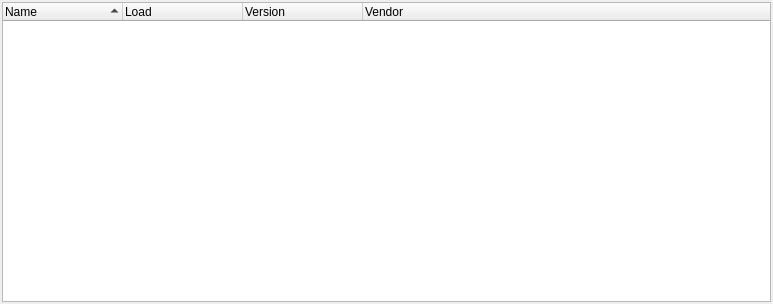
<?xml version="1.0" encoding="UTF-8"?>
<ui version="4.0">
 <class>PluginView</class>
 <widget class="QWidget" name="PluginView">
  <property name="geometry">
   <rect>
    <x>0</x>
    <y>0</y>
    <width>773</width>
    <height>304</height>
   </rect>
  </property>
  <layout class="QGridLayout" name="gridLayout">
   <property name="margin">
    <number>2</number>
   </property>
   <item row="1" column="0">
    <widget class="QTreeWidget" name="categoryWidget">
     <property name="alternatingRowColors">
      <bool>true</bool>
     </property>
     <property name="indentation">
      <number>20</number>
     </property>
     <property name="rootIsDecorated">
      <bool>true</bool>
     </property>
     <property name="uniformRowHeights">
      <bool>false</bool>
     </property>
     <property name="itemsExpandable">
      <bool>true</bool>
     </property>
     <property name="sortingEnabled">
      <bool>true</bool>
     </property>
     <property name="columnCount">
      <number>4</number>
     </property>
     <attribute name="headerDefaultSectionSize">
      <number>120</number>
     </attribute>
     <attribute name="headerHighlightSections">
      <bool>false</bool>
     </attribute>
     <attribute name="headerMinimumSectionSize">
      <number>35</number>
     </attribute>
     <attribute name="headerDefaultSectionSize">
      <number>120</number>
     </attribute>
     <attribute name="headerMinimumSectionSize">
      <number>35</number>
     </attribute>
     <attribute name="headerHighlightSections">
      <bool>false</bool>
     </attribute>
     <column>
      <property name="text">
       <string>Name</string>
      </property>
     </column>
     <column>
      <property name="text">
       <string>Load</string>
      </property>
     </column>
     <column>
      <property name="text">
       <string>Version</string>
      </property>
     </column>
     <column>
      <property name="text">
       <string>Vendor</string>
      </property>
     </column>
    </widget>
   </item>
  </layout>
 </widget>
 <resources/>
 <connections/>
</ui>
